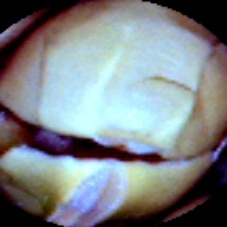
#> input picture Projeto/SoybeanSeeds/Broken_teste/10.jpg, 227 x 227 px
$ python -i testfeatures.py   (imports and definitions only)
#> lines starting #> are read from the running program, lines starting #| are printed output that depends on the picture
from skimage.feature import local_binary_pattern
from typing import Literal
import pandas as pd
import numpy as np
from skimage.io import imread
from skimage import img_as_ubyte
import matplotlib.pyplot as plt
from scipy.signal import convolve2d
from scipy.spatial.distance import cdist
import os

def lpq(img,winSize=7, decorr=1, mode='nh'):
    rho=0.90

    STFTalpha=1/winSize  # alpha in STFT approaches (for Gaussian derivative alpha=1)

    convmode='valid' # Compute descriptor responses only on part that have full neigborhood. Use 'same' if all pixels are included (extrapolates np.image with zeros).

    img=np.float64(img) # Convert np.image to double
    r=(winSize-1)/2 # Get radius from window size
    x=np.arange(-r,r+1)[np.newaxis] # Form spatial coordinates in window

    #  STFT uniform window
    #  Basic STFT filters
    w0=np.ones_like(x)
    w1=np.exp(-2*np.pi*x*STFTalpha*1j)
    w2=np.conj(w1)

    ## Run filters to compute the frequency response in the four points. Store np.real and np.imaginary parts separately
    # Run first filter
    filterResp1=convolve2d(convolve2d(img,w0.T,convmode),w1,convmode)
    filterResp2=convolve2d(convolve2d(img,w1.T,convmode),w0,convmode)
    filterResp3=convolve2d(convolve2d(img,w1.T,convmode),w1,convmode)
    filterResp4=convolve2d(convolve2d(img,w1.T,convmode),w2,convmode)

    # Initilize frequency domain matrix for four frequency coordinates (np.real and np.imaginary parts for each frequency).
    freqResp=np.dstack([filterResp1.real, filterResp1.imag,
                        filterResp2.real, filterResp2.imag,
                        filterResp3.real, filterResp3.imag,
                        filterResp4.real, filterResp4.imag])

    if decorr == 1:
        xp, yp = np.meshgrid(np.arange(1, winSize + 1), np.arange(1, winSize + 1))
        pp = np.column_stack((yp.flatten(), xp.flatten()))
        dd = cdist(pp, pp)
        C = rho ** dd

        q1 = w0.reshape((winSize,1))@w1.reshape((1,winSize))
        q2 = w1.reshape((winSize,1))@w0.reshape((1,winSize))
        q3 = w1.reshape((winSize,1))@w1.reshape((1,winSize))
        q4 = w1.reshape((winSize,1))@w2.reshape((1,winSize))

        M = np.vstack((q1.real.T.ravel(), q1.imag.T.ravel(), q2.real.T.ravel(), q2.imag.T.ravel(),
                       q3.real.T.ravel(), q3.imag.T.ravel(), q4.real.T.ravel(), q4.imag.T.ravel()))

        D = np.dot(M,C).dot(M.T)
        A = np.diag([1.000007, 1.000006, 1.000005, 1.000004, 1.000003, 1.000002, 1.000001, 1])
        U, S, V = np.linalg.svd(np.dot(A, D).dot(A))
        V = V.T

        freqRespShape = freqResp.shape
        freqResp = freqResp.reshape((-1, freqResp.shape[2]))
        freqResp = np.dot(V.T, freqResp.T).T
        freqResp = freqResp.reshape(freqRespShape)
        freqRespDecorr = freqResp.copy()

    ## Perform quantization and compute LPQ codewords
    inds = np.arange(freqResp.shape[2])[np.newaxis,np.newaxis,:]
    LPQdesc=((freqResp>0)*(2**inds)).sum(2)

    ## Switch format to uint8 if LPQ code np.image is required as output
    if mode=='im':
        LPQdesc=np.uint8(LPQdesc)

    ## Histogram if needed
    if mode=='nh' or mode=='h':
        LPQdesc=np.histogram(LPQdesc.flatten(),range(257))[0]

    ## Normalize histogram if needed
    if mode=='nh':
        LPQdesc=LPQdesc/LPQdesc.sum()

    return LPQdesc


def lbp(image : np.ndarray,
        P : int = 8,
        R : int = 2,
        method : Literal['default', 'ror', 'uniform', 'nri_uniform', 'var'] = 'nri_uniform'):

    assert isinstance(image, np.ndarray) and len(image.shape) == 2
    desc = local_binary_pattern(image, P, R, method=method)
    n_bins = int(desc.max() + 1)
    hist, _ = np.histogram(desc, density=True, bins=n_bins, range=(0, n_bins))

    return hist

dir = './SoybeanSeeds/Broken_teste'
features_hist = []
# [15 lines not run here, left out]


dir = './SoybeanSeeds/Immature_teste'
# [15 lines not run here, left out]


dir = './SoybeanSeeds/SK_teste'
# [15 lines not run here, left out]

dir = './SoybeanSeeds/Spotted_teste'

# [15 lines not run here, left out]

dir = './SoybeanSeeds/Intact_teste'
# [15 lines not run here, left out]


df_lbp_hist_b = pd.DataFrame(features_hist)

# [4 lines not run here, left out]


#colored_img = cv2.imread('./SoybeanSeeds/Broken/1.jpg')
#cv2.imshow(colored_img)

>>> import cv2
>>> picture = cv2.imread('SoybeanSeeds/Broken_teste/10.jpg', cv2.IMREAD_GRAYSCALE)
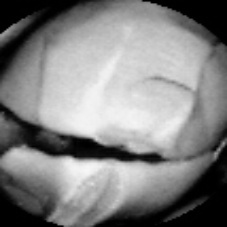
#> picture: shape (227, 227); min 0, max 248, mean 129.2
>>> result = lpq(picture)
#> in lpq, `LPQdesc=((freqResp>0)*(2**inds)).sum(2)`:
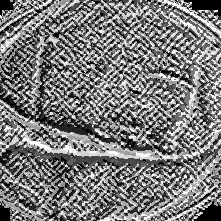
#> LPQdesc: shape (221, 221) int64; min 0, max 255, mean 122
#> in lpq, `LPQdesc=np.histogram(LPQdesc.flatten(),range(257))[0]`: LPQdesc = 256 values, max 1112 at index 0, min 43 at index 44, mean 190.8
#> in lpq, `LPQdesc=LPQdesc/LPQdesc.sum()`: LPQdesc = 256 values, max 0.0228 at index 0, min 0.00088 at index 44, mean 0.00391
#> result has the same summary as LPQdesc in lpq

$ run again, on Projeto/SoybeanSeeds/Broken_teste/11.jpg
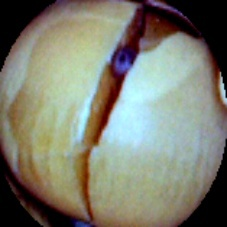
#> input picture Projeto/SoybeanSeeds/Broken_teste/11.jpg, 227 x 227 px
#> `picture = cv2.imread('SoybeanSeeds/Broken_teste/10.jpg', cv2.IMREAD_GR..`:
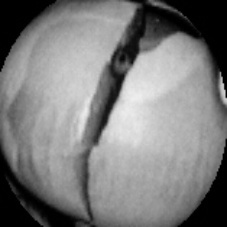
#> picture: shape (227, 227); min 0, max 238, mean 123.8
#> in lpq, `LPQdesc=((freqResp>0)*(2**inds)).sum(2)`:
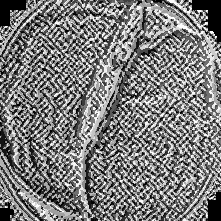
#> LPQdesc: shape (221, 221) int64; min 0, max 255, mean 123
#> in lpq, `LPQdesc=np.histogram(LPQdesc.flatten(),range(257))[0]`: LPQdesc = 256 values, max 1628 at index 0, min 51 at index 247, mean 190.8
#> in lpq, `LPQdesc=LPQdesc/LPQdesc.sum()`: LPQdesc = 256 values, max 0.0333 at index 0, min 0.00104 at index 247, mean 0.00391
#> result has the same summary as LPQdesc in lpq
